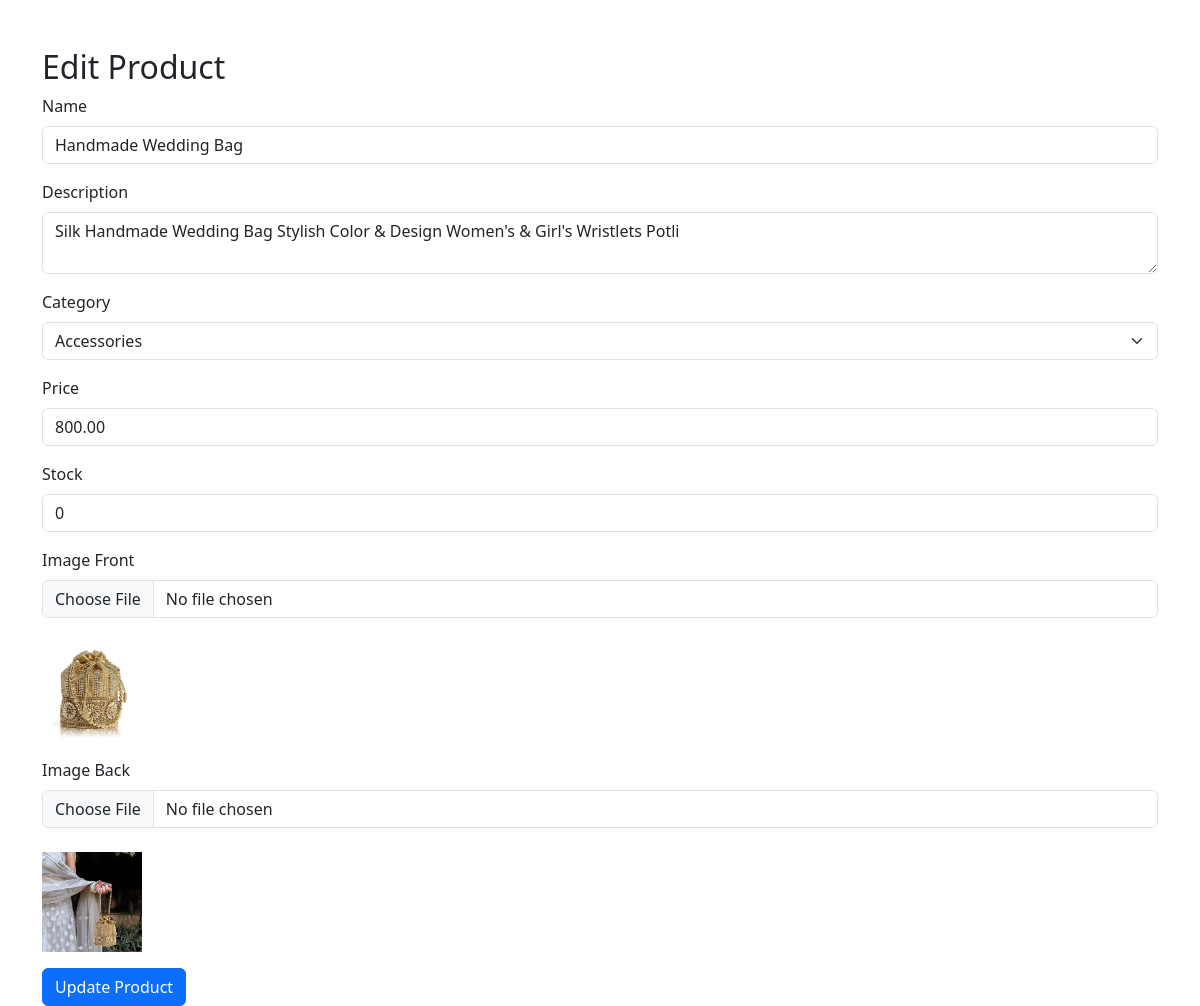
The app's page /products/edit/13/ (signed in) with its own data.
### myapp/models.py (models this page shows, shortened)
class Product(models.Model):
    CATEGORY_CHOICES = [
        ('accessories', 'Accessories'),
        ('clothing', 'Clothing'),
        ('arts', 'Arts'),
        ('handicrafts', 'Handicrafts'),
        ('all', 'All')
    ]
    category = models.CharField(max_length=20, choices=CATEGORY_CHOICES)
    name = models.CharField(max_length=100)
    description = models.TextField()
    price = models.DecimalField(max_digits=10, decimal_places=2)
    stock = models.IntegerField(default=0)
    seller = models.ForeignKey(CustomUser, on_delete=models.CASCADE, related_name='products')
    image_front = models.ImageField(upload_to='product_images/front', blank=True, null=True)
    image_back = models.ImageField(upload_to='product_images/back', blank=True, null=True)
    is_active = models.BooleanField(default=True)
    is_deleted = models.BooleanField(default=False)
    is_approved = models.BooleanField(default=False)

### myapp/views.py (the view, shortened to what this page needs)
# urls.py: path('products/edit/<int:pk>/', views.product_edit, name='product_edit'),
@login_required
def product_edit(request, pk):
    product = get_object_or_404(Product, pk=pk)
    if request.user != product.seller and not request.user.is_superuser:
        return redirect('product_list')
    return render(request, 'product_edit.html', {'product': product})

### template/product_edit.html (shortened to what this page needs)
{% load static %}
<!DOCTYPE html>
<html lang="en">
<head>
    <link href="https://cdn.jsdelivr.net/npm/bootstrap@5.3.3/dist/css/bootstrap.min.css" rel="stylesheet">
    <link href="{% static 'acss/style.css' %}" rel="stylesheet">
</head>
<body>
    <div class="container mt-5">
        <h2>Edit Product</h2>
        <form method="post" enctype="multipart/form-data">
            <div class="mb-3">
                <label for="name" class="form-label">Name</label>
                <input type="text" class="form-control" id="name" name="name" value="{{ product.name }}" required>
            </div>
            <div class="mb-3">
                <label for="description" class="form-label">Description</label>
                <textarea class="form-control" id="description" name="description" required>{{ product.description }}</textarea>
            </div>
            <div class="mb-3">
                <label for="category" class="form-label">Category</label>
                <select class="form-select" id="category" name="category" required>
                    <option value="accessories" {% if product.category == 'accessories' %}selected{% endif %}>Accessories</option>
                </select>
            </div>
            <div class="mb-3">
                <label for="price" class="form-label">Price</label>
                <input type="number" class="form-control" id="price" name="price" step="0.01" value="{{ product.price }}" required>
            </div>
            <div class="mb-3">
                <label for="stock" class="form-label">Stock</label>
                <input type="number" class="form-control" id="stock" name="stock" value="{{ product.stock }}" required>
            </div>
            <div class="mb-3">
                <label for="image_front" class="form-label">Image Front</label>
                <input type="file" class="form-control" id="image_front" name="image_front"><br>
                {% if product.image_front %}
                    <img src="{{ product.image_front.url }}" alt="{{ product.name }} - Front" style="max-width: 100px; max-height: 100px;">
                {% endif %}
            </div>
            <div class="mb-3">
                <label for="image_back" class="form-label">Image Back</label>
                <input type="file" class="form-control" id="image_back" name="image_back"><br>
                {% if product.image_back %}
                    <img src="{{ product.image_back.url }}" alt="{{ product.name }} - Back" style="max-width: 100px; max-height: 100px;">
                {% endif %}
            </div>
            <button type="submit" class="btn btn-primary">Update Product</button>
        </form>
    </div>
</body>
</html>

### static/acss/style.css (style rules this page uses)
:root { --primary: #009CFF; --light: #F3F6F9; --dark: #191C24; }
.btn { transition: .5s; }
.btn.btn-primary { color: #FFFFFF; }

### records on screen
Product: name "Handmade Wedding Bag", description "Silk Handmade Wedding Bag Stylish Color & Design Women's & Girl's Wristlets Potli", category "Accessories", price "800.00", stock "0", image_front (picture), image_back (picture)
